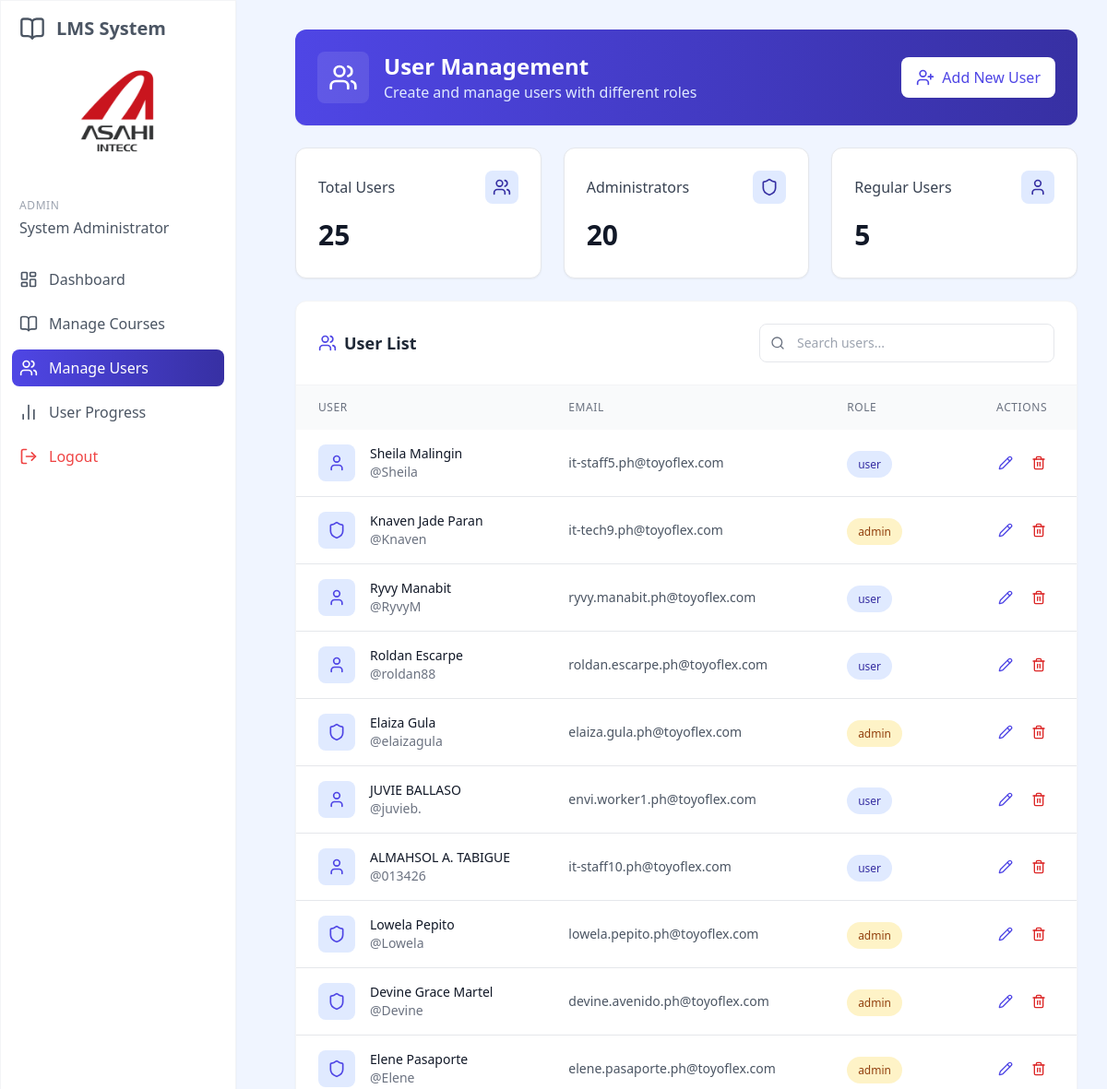
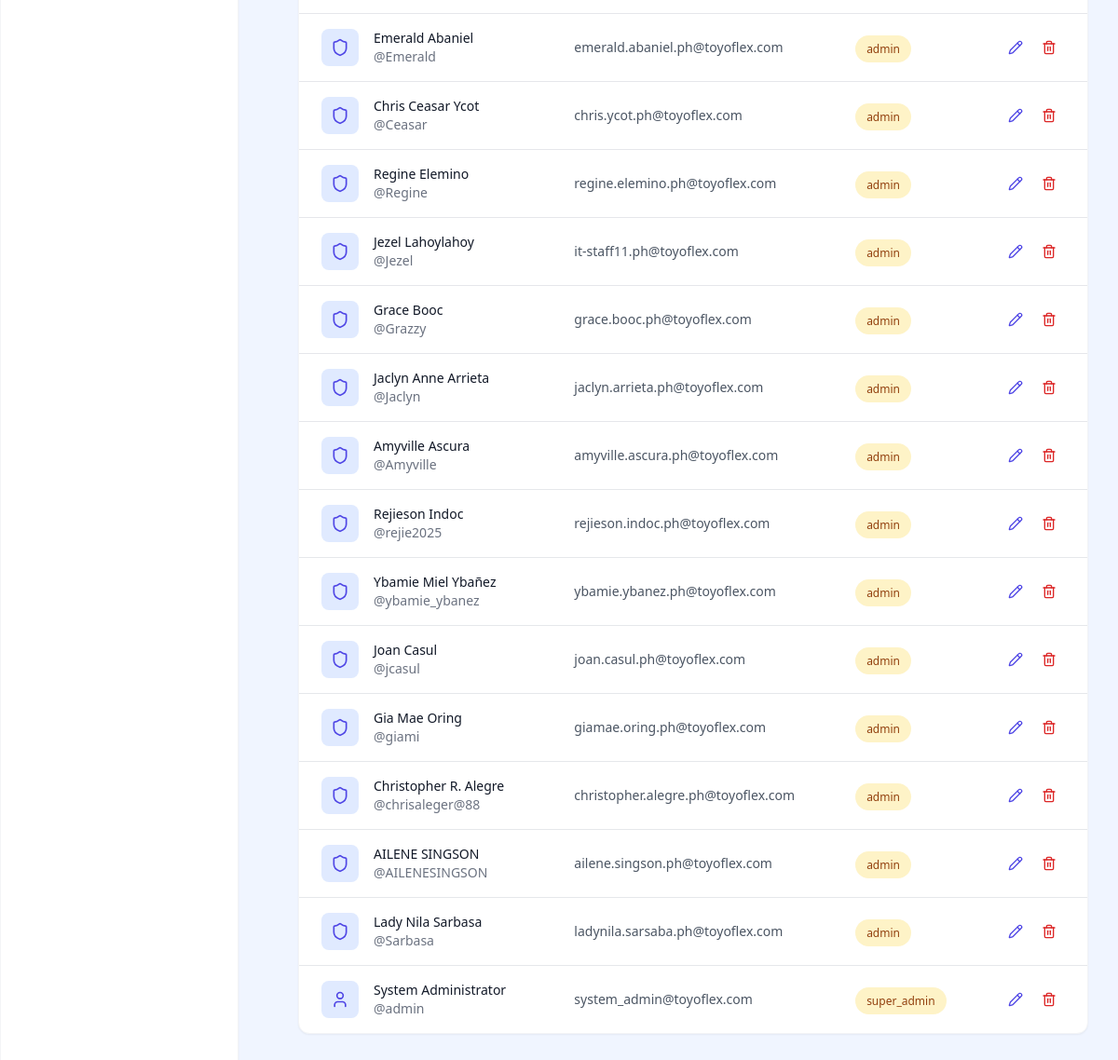
/manage_users.php (signed in), run on the app's committed database (2 pictures, top to bottom).
### tables this page shows
CREATE TABLE `users` (
  `id` int(11) NOT NULL,
  `username` varchar(50) NOT NULL,
  `full_name` varchar(100) NOT NULL,
  `password` varchar(255) NOT NULL,
  `email` varchar(100) NOT NULL,
  `role` enum('admin','user','super_admin') DEFAULT 'user',
  `department` tinyint(11) UNSIGNED DEFAULT NULL,
  `division` tinyint(11) UNSIGNED DEFAULT NULL,
  `position` tinyint(11) UNSIGNED DEFAULT NULL,
  `section` tinyint(11) UNSIGNED DEFAULT NULL,
  `company_group` tinyint(11) UNSIGNED DEFAULT NULL,
  `created_at` timestamp NULL DEFAULT current_timestamp(),
  `updated_at` timestamp NULL DEFAULT current_timestamp() ON UPDATE current_timestamp(),
  `active` tinyint(1) NOT NULL DEFAULT 0
);

### web/manage_users.php (the view, shortened to what this page needs)
<?php
require_once '../config.php';
$search = $_GET['search'] ?? '';
$query = "SELECT id, username, full_name, email, role, created_at
          FROM users
          WHERE (username LIKE ? OR full_name LIKE ? OR email LIKE ?)
          ORDER BY created_at DESC";
$search_param = "%$search%";
$stmt = $conn->prepare($query);
$stmt->bind_param("sss", $search_param, $search_param, $search_param);
$stmt->execute();
$users = $stmt->get_result()->fetch_all(MYSQLI_ASSOC);
include 'includes/header.php';
?>
<!DOCTYPE html>
<html lang="en">
<head>
</head>
<body class="bg-blue-50">
    <div class="p-8 sm:ml-72">
        <div class="container mx-auto">
            <div class="bg-gradient-to-r from-blue-600 to-blue-800 rounded-xl p-6 mb-6 flex justify-between items-center shadow-sm">
                <div class="flex items-center">
                    <div class="bg-white/10 p-3 rounded-lg mr-4">
                        <i data-lucide="users" class="h-8 w-8 text-white"></i>
                    </div>
                    <div>
                        <h1 class="text-2xl font-bold text-white">User Management</h1>
                        <p class="text-blue-100">Create and manage users with different roles</p>
                    </div>
                </div>
                <button class="px-4 py-2.5 bg-white text-blue-600 rounded-lg flex items-center gap-2 transition-all duration-200 font-medium shadow-sm"
                        onclick="showModal('addUserModal')">
                    <i data-lucide="user-plus" class="h-5 w-5"></i>
                    <span>Add New User</span>
                </button>
            </div>
            <div class="grid grid-cols-1 md:grid-cols-3 gap-6 mb-6">
                <div class="bg-white rounded-xl shadow-sm p-6 border border-gray-200 hover:shadow-md transition-all duration-300">
                    <div class="flex items-center justify-between mb-4">
                        <h3 class="text-gray-700 font-medium">Total Users</h3>
                        <div class="bg-blue-100 text-blue-800 p-2 rounded-lg">
                            <i data-lucide="users" class="w-5 h-5"></i>
                        </div>
                    </div>
                    <div class="text-3xl font-bold text-gray-900 mb-1"><?php echo count($users); ?></div>
                </div>
                <div class="bg-white rounded-xl shadow-sm p-6 border border-gray-200 hover:shadow-md transition-all duration-300">
                    <div class="flex items-center justify-between mb-4">
                        <h3 class="text-gray-700 font-medium">Administrators</h3>
                        <div class="bg-blue-100 text-blue-800 p-2 rounded-lg">
                            <i data-lucide="shield" class="w-5 h-5"></i>
                        </div>
                    </div>
                    <div class="text-3xl font-bold text-gray-900 mb-1">
                        <?php
                        $admin_count = 0;
                        foreach ($users as $user) {
                            if ($user['role'] === 'admin' || $user['role'] === 'super_admin') {
                                $admin_count++;
                            }
                        }
                        echo $admin_count;
                        ?>
                    </div>
                </div>
                <div class="bg-white rounded-xl shadow-sm p-6 border border-gray-200 hover:shadow-md transition-all duration-300">
                    <div class="flex items-center justify-between mb-4">
                        <h3 class="text-gray-700 font-medium">Regular Users</h3>
                        <div class="bg-blue-100 text-blue-800 p-2 rounded-lg">
                            <i data-lucide="user" class="w-5 h-5"></i>
                        </div>
                    </div>
                    <div class="text-3xl font-bold text-gray-900 mb-1">
                        <?php
                        $user_count = 0;
                        foreach ($users as $user) {
                            if ($user['role'] === 'user') {
                                $user_count++;
                            }
                        }
                        echo $user_count;
                        ?>
                    </div>
                </div>
            </div>
            <div class="bg-white rounded-xl shadow-sm border border-gray-100 overflow-hidden">
                <div class="p-6 border-b border-gray-100">
                    <div class="flex flex-col md:flex-row justify-between items-center gap-4">
                        <h2 class="text-lg font-semibold text-gray-800 flex items-center">
                            <i data-lucide="users" class="h-5 w-5 text-blue-600 mr-2"></i>
                            User List
                        </h2>
                        <div class="relative max-w-xs w-full">
                            <span class="absolute inset-y-0 left-0 flex items-center pl-3 text-gray-500">
                                <i data-lucide="search" class="h-4 w-4"></i>
                            </span>
                            <input type="search"
                                   class="w-full pl-10 pr-4 py-2.5 border border-gray-200 rounded-lg text-sm focus:outline-none focus:ring-2 focus:ring-blue-500 transition"
                                   id="searchUsers"
                                   placeholder="Search users..."
                                   required>
                        </div>
                    </div>
                </div>
                <div class="overflow-x-auto">
                    <table class="w-full">
                        <thead>
                            <tr class="bg-gray-50 text-left">
                                <th class="px-6 py-4 text-xs font-medium text-gray-500 uppercase tracking-wider">User</th>
                                <th class="px-6 py-4 text-xs font-medium text-gray-500 uppercase tracking-wider">Email</th>
                                <th class="px-6 py-4 text-xs font-medium text-gray-500 uppercase tracking-wider">Role</th>
                                <th class="px-6 py-4 text-xs font-medium text-gray-500 uppercase tracking-wider text-center">Actions</th>
                            </tr>
                        </thead>
                        <tbody class="divide-y divide-gray-200">
                            <?php if (empty($users)): ?>
                                <tr>
                                    <td colspan="4" class="px-6 py-12 text-center">
                                        <div class="flex flex-col items-center justify-center text-gray-500">
                                            <i data-lucide="users-x" class="h-12 w-12 text-gray-300 mb-4"></i>
                                            <h3 class="text-lg font-medium text-gray-900 mb-1">No users found</h3>
                                            <p class="text-gray-500 mb-4">Get started by creating your first user</p>
                                            <button class="px-4 py-2 bg-blue-600 hover:bg-blue-700 text-white rounded-lg flex items-center gap-2 transition text-sm font-medium"
                                                    onclick="showModal('addUserModal')">
                                                <i data-lucide="user-plus" class="h-4 w-4"></i> Add New User
                                            </button>
                                        </div>
                                    </td>
                                </tr>
                            <?php else: ?>
                                <?php foreach ($users as $user): ?>
                                <tr class="hover:bg-blue-50/50 transition-colors">
                                    <td class="px-6 py-4 whitespace-nowrap">
                                        <div class="flex items-center">
                                            <div class="w-10 h-10 flex-shrink-0 bg-blue-100 rounded-lg flex items-center justify-center mr-4">
                                                <i data-lucide="<?php echo $user['role'] === 'admin' ? 'shield' : 'user'; ?>" class="h-5 w-5 text-blue-600"></i>
                                            </div>
                                            <div>
                                                <div class="text-sm font-medium text-gray-900"><?php echo htmlspecialchars($user['full_name']); ?></div>
                                                <div class="text-sm text-gray-500">@<?php echo htmlspecialchars($user['username']); ?></div>
                                            </div>
                                        </div>
                                    </td>
                                    <td class="px-6 py-4 whitespace-nowrap">
                                        <div class="text-sm text-gray-600"><?php echo htmlspecialchars($user['email']); ?></div>
                                    </td>
                                    <td class="px-6 py-4 whitespace-nowrap">
                                        <span class="px-3 py-1.5 text-xs font-medium rounded-full
                                            <?php echo $user['role'] === 'admin' || $user['role'] === 'super_admin' ? 'bg-amber-100 text-amber-800' : 'bg-blue-100 text-blue-800'; ?>">
                                            <?php echo htmlspecialchars($user['role']); ?>
                                        </span>
                                    </td>
                                    <td class="px-6 py-4 whitespace-nowrap text-center">
                                        <div class="flex justify-center items-center space-x-2">
                                            <?php if ($_SESSION['role'] == 'super_admin'): ?>
                                                <button class="p-1.5 text-blue-600 hover:text-blue-800 hover:bg-blue-50 rounded-lg transition-colors"
                                                        onclick="openEditUserModal(<?php echo $user['id']; ?>, '<?php echo htmlspecialchars($user['username']); ?>', '<?php echo htmlspecialchars($user['email']); ?>', '<?php echo htmlspecialchars($user['full_name']); ?>', '<?php echo htmlspecialchars($user['role']); ?>')"
                                                        title="Edit User">
                                                    <i data-lucide="pencil" class="h-4 w-4"></i>
                                                </button>
                                                <button class="p-1.5 text-red-600 hover:text-red-800 hover:bg-red-50 rounded-lg transition-colors"
                                                        onclick="openDeleteUserModal(<?php echo $user['id']; ?>, '<?php echo htmlspecialchars($user['full_name']); ?>')"
                                                        title="Delete User">
                                                    <i data-lucide="trash-2" class="h-4 w-4"></i>
                                                </button>
                                            <?php else: ?>
                                                <span class="text-xs text-gray-400 italic">Not Allowed</span>
                                            <?php endif; ?>
                                        </div>
                                    </td>
                                </tr>
                                <?php endforeach; ?>
                            <?php endif; ?>
                        </tbody>
                    </table>
                </div>
            </div>
        </div>
    </div>
</body>
</html>

### data on the page
users: full_name "Sheila Malingin", username "Sheila", email "it-staff5.ph@toyoflex.com", role "user"
users: full_name "Knaven Jade Paran", username "Knaven", email "it-tech9.ph@toyoflex.com", role "admin"
users: full_name "Ryvy Manabit", username "RyvyM", email "ryvy.manabit.ph@toyoflex.com", role "user"
users: full_name "Roldan Escarpe", username "roldan88", email "roldan.escarpe.ph@toyoflex.com", role "user"
users: full_name "Elaiza Gula", username "elaizagula", email "elaiza.gula.ph@toyoflex.com", role "admin"
users: full_name "JUVIE BALLASO", username "juvieb.", email "envi.worker1.ph@toyoflex.com", role "user"
users: full_name "ALMAHSOL A. TABIGUE", username "013426", email "it-staff10.ph@toyoflex.com", role "user"
users: full_name "Lowela Pepito", username "Lowela", email "lowela.pepito.ph@toyoflex.com", role "admin"
users: full_name "Devine Grace Martel", username "Devine", email "devine.avenido.ph@toyoflex.com", role "admin"
users: full_name "Elene Pasaporte", username "Elene", email "elene.pasaporte.ph@toyoflex.com", role "admin"
users: full_name "Emerald Abaniel", username "Emerald", email "emerald.abaniel.ph@toyoflex.com", role "admin"
users: full_name "Chris Ceasar Ycot", username "Ceasar", email "chris.ycot.ph@toyoflex.com", role "admin"
users: full_name "Regine Elemino", username "Regine", email "regine.elemino.ph@toyoflex.com", role "admin"
users: full_name "Jezel Lahoylahoy", username "Jezel", email "it-staff11.ph@toyoflex.com", role "admin"
users: full_name "Grace Booc", username "Grazzy", email "grace.booc.ph@toyoflex.com", role "admin"
users: full_name "Jaclyn Anne Arrieta", username "Jaclyn", email "jaclyn.arrieta.ph@toyoflex.com", role "admin"
users: full_name "Amyville Ascura", username "Amyville", email "amyville.ascura.ph@toyoflex.com", role "admin"
users: full_name "Rejieson Indoc", username "rejie2025", email "rejieson.indoc.ph@toyoflex.com", role "admin"
users: full_name "Ybamie Miel Ybañez", username "ybamie_ybanez", email "ybamie.ybanez.ph@toyoflex.com", role "admin"
users: full_name "Joan Casul", username "jcasul", email "joan.casul.ph@toyoflex.com", role "admin"
users: full_name "Gia Mae Oring", username "giami", email "giamae.oring.ph@toyoflex.com", role "admin"
users: full_name "Christopher R. Alegre", username "chrisaleger@88", email "christopher.alegre.ph@toyoflex.com", role "admin"
users: full_name "AILENE SINGSON", username "AILENESINGSON", email "ailene.singson.ph@toyoflex.com", role "admin"
users: full_name "Lady Nila Sarbasa", username "Sarbasa", email "ladynila.sarsaba.ph@toyoflex.com", role "admin"
users: full_name "System Administrator", username "admin", email "system_admin@toyoflex.com", role "super_admin"

### other printed values
$_SESSION['full_name'] "System Administrator"
count($users) "25"
$admin_count "20"
$user_count "5"
